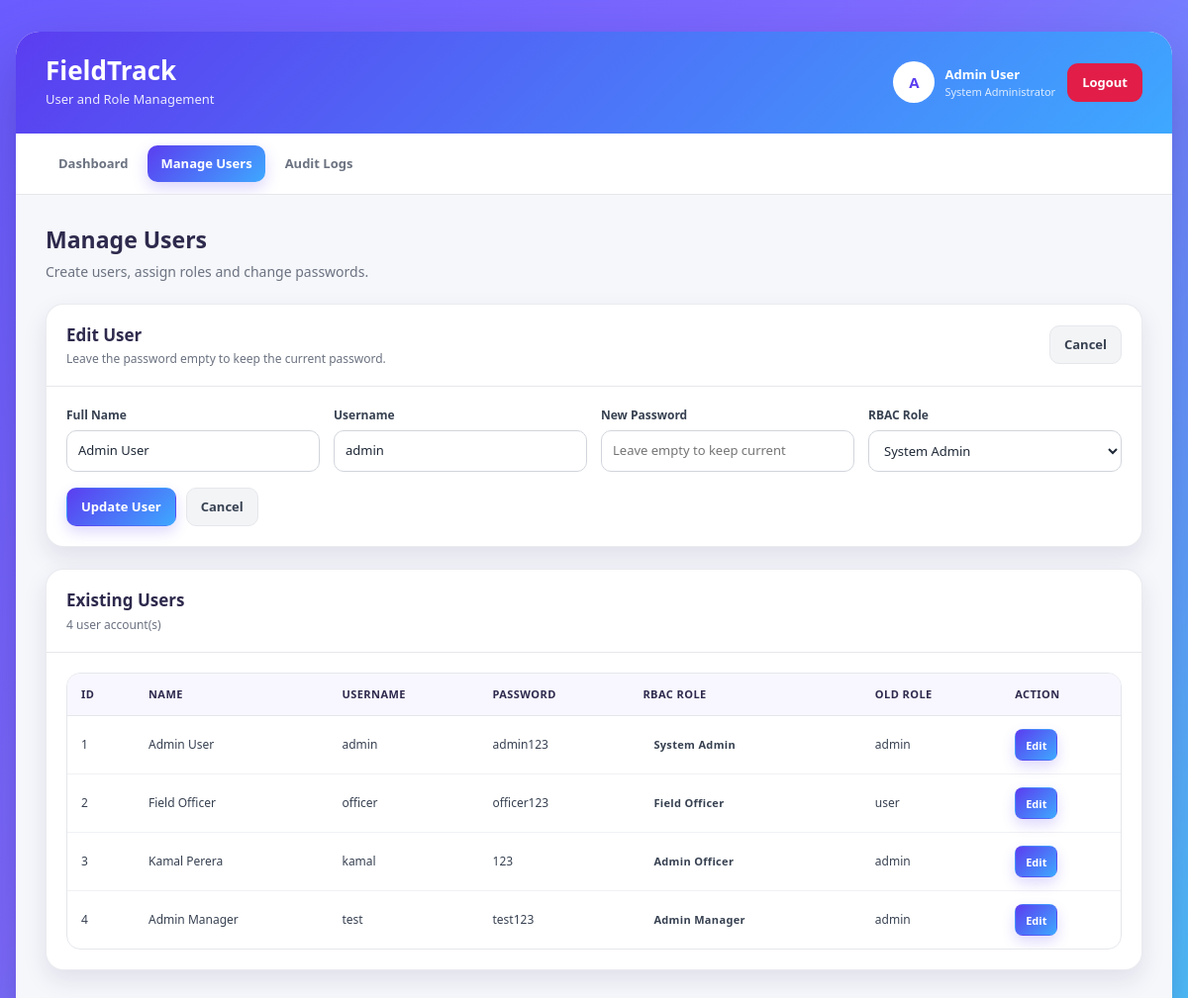
Page /manage_users.php?edit=1 (signed in) on the committed database.
### tables this page shows
CREATE TABLE IF NOT EXISTS user_roles (
    user_id INT NOT NULL,
    role_id INT NOT NULL,
    assigned_at DATETIME NOT NULL DEFAULT CURRENT_TIMESTAMP,

    PRIMARY KEY (user_id, role_id),

    CONSTRAINT fk_user_roles_user
        FOREIGN KEY (user_id)
        REFERENCES users(id)
        ON DELETE CASCADE,

    CONSTRAINT fk_user_roles_role
        FOREIGN KEY (role_id)
        REFERENCES roles(id)
        ON DELETE CASCADE
);

CREATE TABLE IF NOT EXISTS users (
    id INT AUTO_INCREMENT PRIMARY KEY,
    name VARCHAR(100) NOT NULL,
    username VARCHAR(100) NOT NULL UNIQUE,
    password VARCHAR(255) NOT NULL,
    role ENUM('admin', 'user') NOT NULL DEFAULT 'user'
);

CREATE TABLE IF NOT EXISTS roles (
    id INT AUTO_INCREMENT PRIMARY KEY,
    role_name VARCHAR(50) NOT NULL UNIQUE,
    description VARCHAR(255) DEFAULT NULL,
    created_at DATETIME NOT NULL DEFAULT CURRENT_TIMESTAMP
);

### manage_users.php (the view, shortened to what this page needs)
<?php
require_once 'db.php';
function escapeValue(mixed $value): string
{
    return htmlspecialchars(
        (string) $value,
        ENT_QUOTES,
        'UTF-8'
    );
}
$roles = [];
$rolesResult = mysqli_query(
    $conn,
    "
        SELECT
            id,
            role_name,
            description
        FROM roles
        ORDER BY id
    "
);
if ($rolesResult) {
    while (
        $role =
        mysqli_fetch_assoc($rolesResult)
    ) {
        $roles[] = $role;
    }
}
$editUser = null;
$editUserId = filter_input(
    INPUT_GET,
    'edit',
    FILTER_VALIDATE_INT
);
if ($editUserId) {
    $editSql = "
        SELECT
            users.id,
            users.name,
            users.username,
            users.password,
            user_roles.role_id
        FROM users
        LEFT JOIN user_roles
            ON user_roles.user_id = users.id
        WHERE users.id = ?
        LIMIT 1
    ";
    $editStmt = mysqli_prepare(
        $conn,
        $editSql
    );
    if ($editStmt) {
        mysqli_stmt_bind_param(
            $editStmt,
            'i',
            $editUserId
        );
        mysqli_stmt_execute($editStmt);
        $editResult =
            mysqli_stmt_get_result($editStmt);
        $editUser =
            mysqli_fetch_assoc($editResult);
    }
}
$users = [];
$userQuery = "
    SELECT
        users.id,
        users.name,
        users.username,
        users.password,
        users.role AS legacy_role,
        roles.id AS role_id,
        roles.role_name
    FROM users
    LEFT JOIN user_roles
        ON user_roles.user_id = users.id
    LEFT JOIN roles
        ON roles.id = user_roles.role_id
    ORDER BY users.id
";
$userResult = mysqli_query(
    $conn,
    $userQuery
);
if ($userResult) {
    while (
        $userRow =
        mysqli_fetch_assoc($userResult)
    ) {
        $users[] = $userRow;
    }
}
?>
<!DOCTYPE html>
<html lang="en">
<head>
    <link
        rel="stylesheet"
        href="admin_style.css"
    >
</head>
<body>
<div class="admin-page">
    <div class="admin-shell">
        <header class="admin-header">
            <div class="admin-header-left">
                <h1>FieldTrack</h1>
                <p>
                    User and Role Management
                </p>
            </div>
            <div class="admin-header-right">
                <div class="admin-profile">
                    <div class="admin-avatar">
                        <?= escapeValue(
                            strtoupper(
                                substr(
                                    $_SESSION['name'] ?? 'A',
                                    0,
                                    1
                                )
                            )
                        ) ?>
                    </div>
                    <div class="admin-profile-info">
                        <span class="admin-profile-name">
                            <?= escapeValue(
                                $_SESSION['name'] ??
                                'System Administrator'
                            ) ?>
                        </span>
                        <span class="admin-profile-role">
                            System Administrator
                        </span>
                    </div>
                </div>
                <a
                    href="logout.php"
                    class="logout-btn"
                >
                    Logout
                </a>
            </div>
        </header>
        <nav class="admin-nav">
            <a
                href="admin_panel.php"
                class="admin-nav-link"
            >
                Dashboard
            </a>
            <a
                href="manage_users.php"
                class="admin-nav-link active"
            >
                Manage Users
            </a>
            <a
                href="audit_logs.php"
                class="admin-nav-link"
            >
                Audit Logs
            </a>
        </nav>
        <main class="admin-content">
            <div class="page-heading">
                <div>
                    <h2>Manage Users</h2>
                    <p>
                        Create users, assign roles and change passwords.
                    </p>
                </div>
            </div>
            <?php if ($editUser !== null): ?>
                <section class="panel">
                    <div class="panel-header">
                        <div class="panel-title">
                            <h3>Edit User</h3>
                            <p>
                                Leave the password empty to keep the current password.
                            </p>
                        </div>
                        <a
                            href="manage_users.php"
                            class="btn btn-secondary"
                        >
                            Cancel
                        </a>
                    </div>
                    <div class="panel-body">
                        <form method="POST">
                            <div class="form-grid">
                                <div class="form-group">
                                    <label for="edit_name">
                                        Full Name
                                    </label>
                                    <input
                                        type="text"
                                        id="edit_name"
                                        name="name"
                                        maxlength="100"
                                        value="<?= escapeValue(
                                            $editUser['name']
                                        ) ?>"
                                        required
                                    >
                                </div>
                                <div class="form-group">
                                    <label for="edit_username">
                                        Username
                                    </label>
                                    <input
                                        type="text"
                                        id="edit_username"
                                        name="username"
                                        maxlength="100"
                                        value="<?= escapeValue(
                                            $editUser['username']
                                        ) ?>"
                                        required
                                    >
                                </div>
                                <div class="form-group">
                                    <label for="new_password">
                                        New Password
                                    </label>
                                    <input
                                        type="text"
                                        id="new_password"
                                        name="new_password"
                                        placeholder="Leave empty to keep current"
                                    >
                                </div>
                                <div class="form-group">
                                    <label for="edit_role">
                                        RBAC Role
                                    </label>
                                    <select
                                        id="edit_role"
                                        name="role_id"
                                        required
                                    >
                                        <?php foreach ($roles as $role): ?>
                                            <option
                                                value="<?= (int) $role['id'] ?>"
                                                <?= (int) $editUser['role_id'] ===
                                                    (int) $role['id']
                                                    ? 'selected'
                                                    : ''
                                                ?>
                                            >
                                                <?= escapeValue(
                                                    ucwords(
                                                        str_replace(
                                                            '_',
                                                            ' ',
                                                            $role['role_name']
                                                        )
                                                    )
                                                ) ?>
                                            </option>
                                        <?php endforeach; ?>
                                    </select>
                                </div>
                            </div>
                            <div class="form-actions">
                                <button
                                    type="submit"
                                    class="btn btn-primary"
                                >
                                    Update User
                                </button>
                                <a
                                    href="manage_users.php"
                                    class="btn btn-secondary"
                                >
                                    Cancel
                                </a>
                            </div>
                        </form>
                    </div>
                </section>
            <?php endif; ?>
            <section class="panel">
                <div class="panel-header">
                    <div class="panel-title">
                        <h3>Existing Users</h3>
                        <p>
                            <?= count($users) ?> user account(s)
                        </p>
                    </div>
                </div>
                <div class="panel-body">
                    <div class="table-responsive">
                        <table class="admin-table">
                            <thead>
                                <tr>
                                    <th>ID</th>
                                    <th>Name</th>
                                    <th>Username</th>
                                    <th>Password</th>
                                    <th>RBAC Role</th>
                                    <th>Old Role</th>
                                    <th>Action</th>
                                </tr>
                            </thead>
                            <tbody>
                            <?php if (empty($users)): ?>
                                <tr>
                                    <td
                                        colspan="7"
                                        class="text-center"
                                    >
                                        No users found.
                                    </td>
                                </tr>
                            <?php else: ?>
                                <?php foreach ($users as $user): ?>
                                    <tr>
                                        <td>
                                            <?= (int) $user['id'] ?>
                                        </td>
                                        <td>
                                            <?= escapeValue(
                                                $user['name']
                                            ) ?>
                                        </td>
                                        <td>
                                            <?= escapeValue(
                                                $user['username']
                                            ) ?>
                                        </td>
                                        <td>
                                            <?= escapeValue(
                                                $user['password']
                                            ) ?>
                                        </td>
                                        <td>
                                            <span class="role-badge">
                                                <?= escapeValue(
                                                    $user['role_name']
                                                        ? ucwords(
                                                            str_replace(
                                                                '_',
                                                                ' ',
                                                                $user['role_name']
                                                            )
                                                        )
                                                        : 'No role'
                                                ) ?>
                                            </span>
                                        </td>
                                        <td>
                                            <?= escapeValue(
                                                $user['legacy_role']
                                            ) ?>
                                        </td>
                                        <td>
                                            <a
                                                href="manage_users.php?edit=<?= (int) $user['id'] ?>"
                                                class="btn btn-small btn-primary"
                                            >
                                                Edit
                                            </a>
                                        </td>
                                    </tr>
                                <?php endforeach; ?>
                            <?php endif; ?>
                            </tbody>
                        </table>
                    </div>
                </div>
            </section>
        </main>
    </div>
</div>
</body>
</html>

### rows in the picture
user_roles: name "Admin User", username "admin", role_id "System Admin"
users: id "1", name "Admin User", username "admin", password "admin123", roles.role_name "System Admin", role "admin"
users: id "2", name "Field Officer", username "officer", password "officer123", roles.role_name "Field Officer", role "user"
users: id "3", name "Kamal Perera", username "kamal", password "123", roles.role_name "Admin Officer", role "admin"
users: id "4", name "Admin Manager", username "test", password "test123", roles.role_name "Admin Manager", role "admin"

### other values in the picture
count($users) "4"
